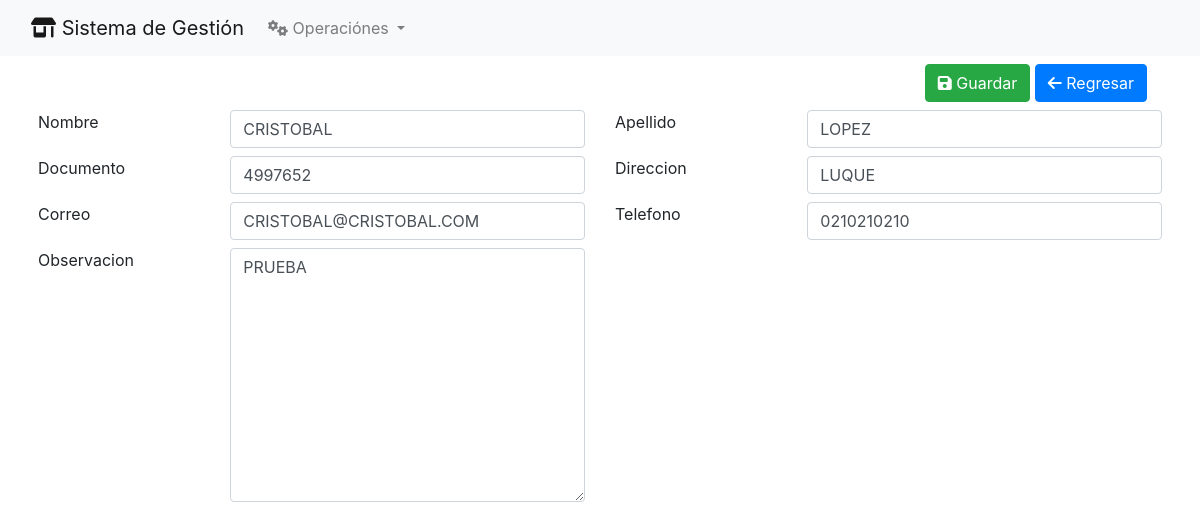
/clientes/modificar_cliente/1/, run on the app's committed database.
### Clientes/models.py (models this page shows, shortened)
class Clientes(models.Model):
    nombre =  models.CharField(max_length = 250)
    apellido = models.CharField(max_length = 250)
    documento = models.CharField(max_length = 250, unique=True)
    direccion =  models.CharField(max_length = 250)
    telefono = models.CharField(max_length = 250)
    correo =  models.CharField(max_length = 250)
    observacion =  models.CharField(max_length = 250)
    estado =  models.CharField(max_length = 250)

### Clientes/views.py (the view)
# urls.py: path('modificar_cliente/<int:id>/', modificar_cliente, name='modificar_cliente'),
def modificar_cliente(request, id):
    cliente_instance = get_object_or_404(Clientes, id=id)
    if request.method == "POST":
        cliente_form = ClientesForm(request.POST, instance=cliente_instance)
        try:
            if cliente_form.is_valid():
                cliente_form.save()
                sweetify.toast(request, "Guardado Exitoso")
                return redirect("clientes")
        except IntegrityError as e:
            sweetify.toast(
                request,
                "Algunos de los datos deben ser únicos y ya existen en la base de datos.",
                icon="error",
                timer=3000,
            )
    else:
        cliente_form = ClientesForm(instance=cliente_instance)
        template = "nuevo_cliente.html"
        context = {"titulo": "Editar Cliente", "form": cliente_form}
        return render(request, template, context)

### Clientes/templates/nuevo_cliente.html (shortened to what this page needs)
{% extends 'home.html' %}
{% block content %}
<form method="post">
    <div class="container p-2">
        <div class="col  d-flex justify-content-end">
            <button class="btn btn-success "> <i class="fa-solid fa-floppy-disk"></i> Guardar</button> &nbsp;
            <a href="{% url 'clientes' %}" class="btn btn-primary"> <i class="fa-solid fa-arrow-left"></i> Regresar</a>
        </div>
        <div class="row my-2">
            <div class="col-2">
                <label for="">Nombre</label>
            </div>
            <div class="col-4">
                {{form.nombre}}
            </div>
            <div class="col-2">
                <label for="">Apellido</label>
            </div>
            <div class="col-4">
                {{form.apellido}}
            </div>
        </div>
        <div class="row my-2">
            <div class="col-2">
                <label for="">Documento</label>
            </div>
            <div class="col-4">
                {{form.documento}}
            </div>
            <div class="col-2">
                <label for="">Direccion</label>
            </div>
            <div class="col-4">
                {{form.direccion}}
            </div>
        </div>
        <div class="row my-2">
            <div class="col-2">
                <label for="">Correo</label>
            </div>
            <div class="col-4">
                {{form.correo}}
            </div>
            <div class="col-2">
                <label for="">Telefono</label>
            </div>
            <div class="col-4">
                {{form.telefono}}
            </div>
        </div>
        <div class="row my-2">
            <div class="col-2">
                <label for="">Observacion</label>
            </div>
            <div class="col-4">
                {{form.observacion}}
            </div>
        </div>
    </div>
</form>
{% endblock %}

### data on the page
Clientes: nombre "CRISTOBAL", apellido "LOPEZ", documento "4997652", direccion "LUQUE", correo "CRISTOBAL@CRISTOBAL.COM", telefono "0210210210", observacion "PRUEBA"
